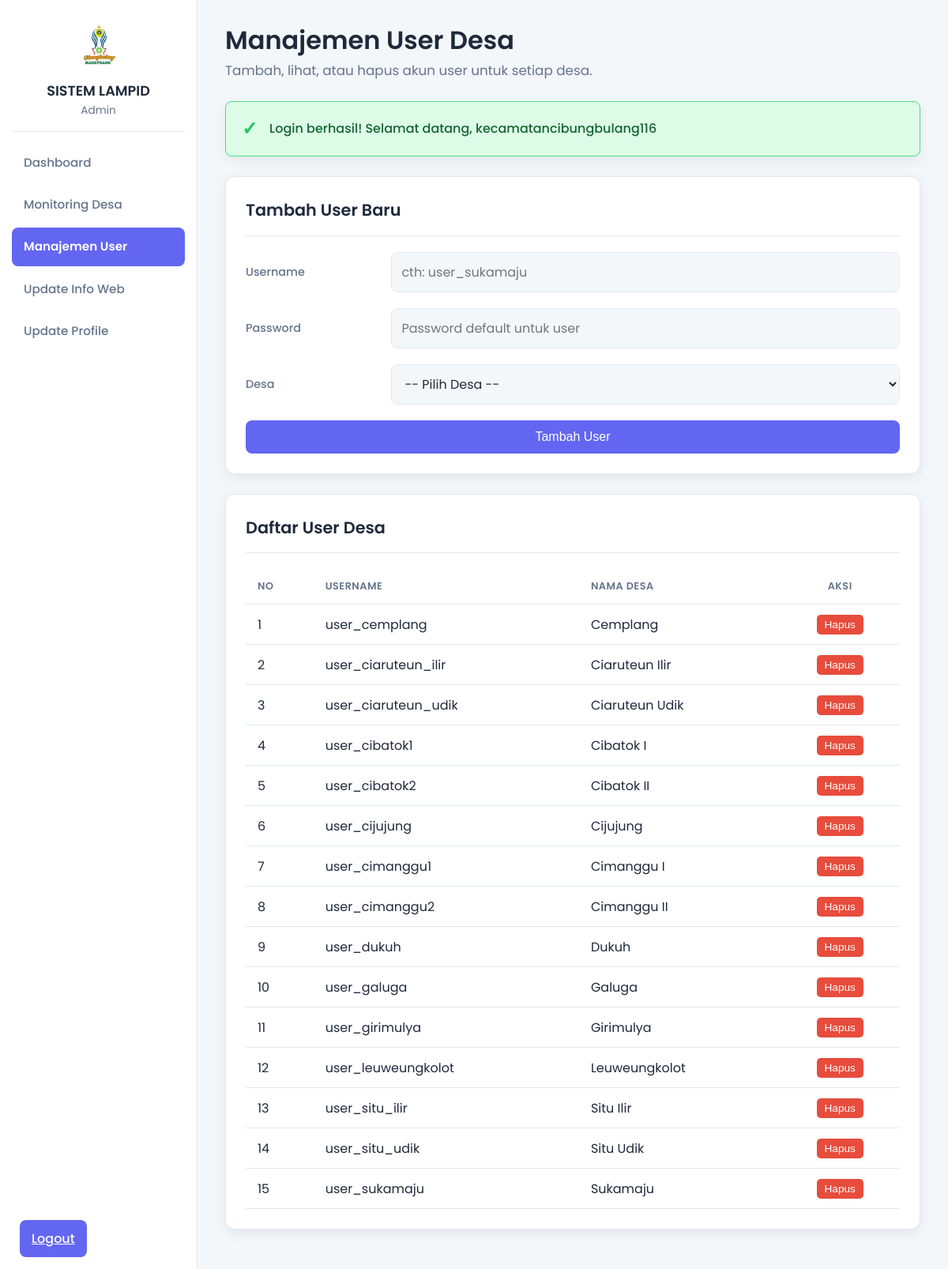
The app's page /admin/manajemen_user.php (signed in) with its own data.
### tables this page shows
CREATE TABLE `users` (
  `id_user` int NOT NULL,
  `id_desa` int DEFAULT NULL,
  `username` varchar(50) NOT NULL,
  `password` varchar(255) NOT NULL,
  `role` enum('admin','desa') NOT NULL
);

CREATE TABLE `desa` (
  `id_desa` int NOT NULL,
  `nama_desa` varchar(100) NOT NULL
);

### admin/manajemen_user.php (the view, shortened to what this page needs)
<?php
require_once '../includes/db_connect.php';
$user_list = $db->query("
    SELECT u.id_user, u.username, d.nama_desa
    FROM users u
    JOIN desa d ON u.id_desa = d.id_desa
    WHERE u.role = 'desa'
    ORDER BY d.nama_desa ASC
")->fetchAll(PDO::FETCH_ASSOC);
?>
<!DOCTYPE html>
<html lang="id">
<head>
    <link rel="stylesheet" href="../assets/css/style.css">
</head>
<body>
<div class="main-wrapper">
    <?php include '../includes/header.php';  ?>
    <div class="content">
        <div class="content-header">
            <h1>Manajemen User Desa</h1>
            <p>Tambah, lihat, atau hapus akun user untuk setiap desa.</p>
        </div>
        <?php
        if (isset($_SESSION['notification'])) {
            $notification_type = isset($_SESSION['notification_type']) ? $_SESSION['notification_type'] : 'success';
            echo '<div class="notification ' . htmlspecialchars($notification_type) . '">' . htmlspecialchars($_SESSION['notification']) . '</div>';
            }
        ?>
        <div class="card">
            <h2>Tambah User Baru</h2>
            <form action="manajemen_user.php" method="POST" class="dashboard-form">
                <div class="form-group">
                    <label for="username">Username</label>
                    <input type="text" id="username" name="username" placeholder="cth: user_sukamaju" required>
                </div>
                <div class="form-group">
                    <label for="password">Password</label>
                    <input type="password" id="password" name="password" placeholder="Password default untuk user" required>
                </div>
                <div class="form-group">
                    <label for="id_desa">Desa</label>
                    <select id="id_desa" name="id_desa" required>
                        <option value="">-- Pilih Desa --</option>
                    </select>
                </div>
                <button type="submit" class="btn">Tambah User</button>
            </form>
        </div>
        <div class="card">
            <h2>Daftar User Desa</h2>
            <table>
                <thead>
                    <tr>
                        <th>No</th>
                        <th>Username</th>
                        <th>Nama Desa</th>
                        <th style="text-align: center;">Aksi</th>
                    </tr>
                </thead>
                <tbody>
                    <?php if (count($user_list) > 0): ?>
                        <?php $no = 1; foreach ($user_list as $user): ?>
                        <tr>
                            <td><?php echo $no++; ?></td>
                            <td><?php echo htmlspecialchars($user['username']); ?></td>
                            <td><?php echo htmlspecialchars($user['nama_desa']); ?></td>
                            <td style="text-align: center;">
                                <form action="manajemen_user.php" method="POST" onsubmit="return confirm('Anda yakin ingin menghapus user ini? Tindakan ini tidak dapat dibatalkan.');">
                                    <button type="submit" class="btn-hapus">Hapus</button>
                                </form>
                            </td>
                        </tr>
                        <?php endforeach; ?>
                    <?php else: ?>
                        <tr>
                            <td colspan="4" style="text-align: center;">Belum ada user desa yang terdaftar.</td>
                        </tr>
                    <?php endif; ?>
                </tbody>
            </table>
        </div>
    </div>
</div>
</body>
</html>

### includes/header.php (shortened to what this page needs)
<?php
$current_page = basename($_SERVER['PHP_SELF']);
$path_prefix = (in_array(basename(dirname($_SERVER['PHP_SELF'])), ['admin', 'desa'])) ? '../' : '';
?>
<aside class="sidebar">
    <div class="sidebar-header">
        <img src="<?php echo $path_prefix; ?>assets/img/logo_cibungbulang.png" alt="Logo">
        <h3>SISTEM LAMPID</h3>
        <p><?php echo htmlspecialchars(ucfirst($_SESSION['role'])); ?></p>
    </div>
    <nav>
        <ul>
            <?php if ($_SESSION['role'] == 'admin'): ?>
                <li><a href="<?php echo $path_prefix . 'admin/dashboard.php'; ?>" class="<?php echo ($current_page == 'dashboard.php') ? 'active' : ''; ?>">Dashboard</a></li>
                <li><a href="<?php echo $path_prefix . 'admin/monitoring.php'; ?>" class="<?php echo ($current_page == 'monitoring.php') ? 'active' : ''; ?>">Monitoring Desa</a></li>
                <li><a href="<?php echo $path_prefix . 'admin/manajemen_user.php'; ?>" class="<?php echo ($current_page == 'manajemen_user.php') ? 'active' : ''; ?>">Manajemen User</a></li>
                <li><a href="<?php echo $path_prefix . 'admin/update_web_info.php'; ?>" class="<?php echo ($current_page == 'update_web_info.php') ? 'active' : ''; ?>">Update Info Web</a></li>
            <?php endif; ?>
             <li><a href="<?php echo $path_prefix; ?>profile.php" class="<?php echo ($current_page == 'profile.php') ? 'active' : ''; ?>">Update Profile</a></li>
        </ul>
    </nav>
    <div class="logout-link">
        <a href="<?php echo $path_prefix; ?>logout.php" class="btn" onclick="return confirm('Apakah Anda yakin ingin logout?');">Logout</a>
    </div>
</aside>

### assets/css/style.css (style rules this page uses)
:root { --bg-cool-gray: #f4f7fa; --surface-white: #ffffff; --accent-indigo: #6366F1; --accent-indigo-dark: #4f46e5; --light-accent-bg: #eef2ff; --text-dark-slate: #1e293b; --text-secondary-slate: #64748b; --border-color: #e2e8f0; --shadow: 0 5px 15px rgba(0, 0, 0, 0.07); --border-radius-md: 8px; --border-radius-lg: 12px; --transition-speed: 0.2s; }
* { margin: 0; padding: 0; box-sizing: border-box; }
body { font-family: 'Poppins', sans-serif; background-color: var(--bg-cool-gray); color: var(--text-dark-slate); line-height: 1.6; font-size: 16px; }
.form-group { margin-bottom: 20px; text-align: left; }
.form-group label { display: block; margin-bottom: 6px; color: var(--text-secondary-slate); font-weight: 500; font-size: 0.9em; }
.form-group input, select, textarea { width: 100%; padding: 12px; background-color: var(--bg-cool-gray); border: 1px solid var(--border-color); border-radius: var(--border-radius-md); color: var(--text-dark-slate); font-size: 1em; font-family: 'Poppins', sans-serif; transition: all var(--transition-speed) ease; }
.btn { width: 100%; padding: 12px 15px; background-color: var(--accent-indigo); color: #fff; border: none; border-radius: var(--border-radius-md); font-size: 1em; font-weight: 500; cursor: pointer; transition: all var(--transition-speed) ease; }
.notification { display: flex; align-items: center; padding: 15px 20px; margin-bottom: 25px; border-radius: var(--border-radius-md); border-width: 1px; border-style: solid; font-weight: 500; box-shadow: var(--shadow); animation: fadeInUp 0.5s; }
.notification::before { font-weight: 700; font-size: 1.5em; margin-right: 15px; }
.notification.success { background-color: #dcfce7; color: #166534; border-color: #4ade80; }
.notification.success::before { content: '✓'; color: #22c55e; }
.main-wrapper { display: flex; width: 100vw; height: 100vh; }
.sidebar { width: 250px; background-color: var(--surface-white); padding: 15px; display: flex; flex-direction: column; border-right: 1px solid var(--border-color); flex-shrink: 0; }
.sidebar-header { text-align: center; padding: 15px 0; margin-bottom: 15px; border-bottom: 1px solid var(--border-color); }
.sidebar-header img { width: 50px; }
.sidebar-header h3 { margin-top: 10px; font-weight: 600; font-size: 1.1em; color: var(--text-dark-slate); }
.sidebar-header p { color: var(--text-secondary-slate); font-size: 0.85em; }
.sidebar nav { flex-grow: 1; }
.sidebar nav ul { list-style: none; padding: 0; }
.sidebar nav ul li a { display: flex; align-items: center; gap: 12px; padding: 12px 15px; margin-bottom: 5px; color: var(--text-secondary-slate); font-weight: 500; font-size: 0.95em; text-decoration: none; border-radius: var(--border-radius-md); transition: all var(--transition-speed) ease; }
.sidebar nav ul li a.active { background-color: var(--accent-indigo); color: #fff; font-weight: 600; }
.logout-link { margin-top: auto; padding: 10px; }
.content { flex-grow: 1; padding: 25px 35px; overflow-y: auto; }
.content-header { margin-bottom: 25px; }
.content-header h1 { font-size: 2em; font-weight: 600; color: var(--text-dark-slate); }
.content-header p { color: var(--text-secondary-slate); font-size: 1.05em; }
.card { background-color: var(--surface-white); padding: 25px; border-radius: var(--border-radius-lg); margin-bottom: 25px; border: 1px solid var(--border-color); box-shadow: var(--shadow); animation: fadeInUp 0.5s ease-out; }
.card h2 { color: var(--text-dark-slate); margin: 0 0 20px 0; padding-bottom: 15px; border-bottom: 1px solid var(--border-color); font-size: 1.3em; font-weight: 600; }
table { width: 100%; border-collapse: collapse; }
table th, table td { padding: 12px 15px; text-align: left; border-bottom: 1px solid var(--border-color); }
table th { color: var(--text-secondary-slate); font-weight: 600; font-size: 0.8em; text-transform: uppercase; letter-spacing: 0.5px; }
.dashboard-form .form-group { display: flex; align-items: center; gap: 15px; margin-bottom: 20px; }
.dashboard-form .form-group label { flex-basis: 220px; margin-bottom: 0; font-weight: 500; }
.dashboard-form .form-group input, .dashboard-form .form-group select { flex-grow: 1; }
.btn-hapus { display: inline-block; padding: 4px 10px; font-size: 0.85em; text-align: center; text-decoration: none; color: #991b1b; background-color: #fee2e2; border: 1px solid #fca5a5; border-radius: 6px; transition: all 0.2s; }

### admin/manajemen_user.php (style rules this page uses)
.btn-hapus { background-color: #e74c3c; color: white; padding: 5px 10px; border-radius: 5px; border: none; cursor: pointer; }

### records on screen
users: username "user_cemplang", id_desa.nama_desa "Cemplang"
users: username "user_ciaruteun_ilir", id_desa.nama_desa "Ciaruteun Ilir"
users: username "user_ciaruteun_udik", id_desa.nama_desa "Ciaruteun Udik"
users: username "user_cibatok1", id_desa.nama_desa "Cibatok I"
users: username "user_cibatok2", id_desa.nama_desa "Cibatok II"
users: username "user_cijujung", id_desa.nama_desa "Cijujung"
users: username "user_cimanggu1", id_desa.nama_desa "Cimanggu I"
users: username "user_cimanggu2", id_desa.nama_desa "Cimanggu II"
users: username "user_dukuh", id_desa.nama_desa "Dukuh"
users: username "user_galuga", id_desa.nama_desa "Galuga"
users: username "user_girimulya", id_desa.nama_desa "Girimulya"
users: username "user_leuweungkolot", id_desa.nama_desa "Leuweungkolot"
users: username "user_situ_ilir", id_desa.nama_desa "Situ Ilir"
users: username "user_situ_udik", id_desa.nama_desa "Situ Udik"
users: username "user_sukamaju", id_desa.nama_desa "Sukamaju"

### other values on screen
$_SESSION['role'] "Admin"
$_SESSION['notification'] "Login berhasil! Selamat datang, kecamatancibungbulang116"
